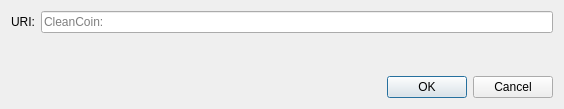
<?xml version="1.0" encoding="UTF-8"?>
<ui version="4.0">
 <class>OpenURIDialog</class>
 <widget class="QDialog" name="OpenURIDialog">
  <property name="geometry">
   <rect>
    <x>0</x>
    <y>0</y>
    <width>564</width>
    <height>109</height>
   </rect>
  </property>
  <property name="windowTitle">
   <string>Open CleanCoin URI</string>
  </property>
  <layout class="QVBoxLayout" name="verticalLayout">
   <item>
    <layout class="QHBoxLayout" name="horizontalLayout">
     <item>
      <widget class="QLabel" name="label">
       <property name="text">
        <string>URI:</string>
       </property>
      </widget>
     </item>
     <item>
      <widget class="QValidatedLineEdit" name="uriEdit">
       <property name="placeholderText">
        <string notr="true">CleanCoin:</string>
       </property>
      </widget>
     </item>
    </layout>
   </item>
   <item>
    <spacer name="verticalSpacer">
     <property name="orientation">
      <enum>Qt::Vertical</enum>
     </property>
     <property name="sizeHint" stdset="0">
      <size>
       <width>20</width>
       <height>40</height>
      </size>
     </property>
    </spacer>
   </item>
   <item>
    <widget class="QDialogButtonBox" name="buttonBox">
     <property name="orientation">
      <enum>Qt::Horizontal</enum>
     </property>
     <property name="standardButtons">
      <set>QDialogButtonBox::Cancel|QDialogButtonBox::Ok</set>
     </property>
    </widget>
   </item>
  </layout>
 </widget>
 <customwidgets>
  <customwidget>
   <class>QValidatedLineEdit</class>
   <extends>QLineEdit</extends>
   <header>qt/qvalidatedlineedit.h</header>
  </customwidget>
 </customwidgets>
 <resources/>
 <connections>
  <connection>
   <sender>buttonBox</sender>
   <signal>accepted()</signal>
   <receiver>OpenURIDialog</receiver>
   <slot>accept()</slot>
   <hints>
    <hint type="sourcelabel">
     <x>248</x>
     <y>254</y>
    </hint>
    <hint type="destinationlabel">
     <x>157</x>
     <y>274</y>
    </hint>
   </hints>
  </connection>
  <connection>
   <sender>buttonBox</sender>
   <signal>rejected()</signal>
   <receiver>OpenURIDialog</receiver>
   <slot>reject()</slot>
   <hints>
    <hint type="sourcelabel">
     <x>316</x>
     <y>260</y>
    </hint>
    <hint type="destinationlabel">
     <x>286</x>
     <y>274</y>
    </hint>
   </hints>
  </connection>
 </connections>
</ui>
